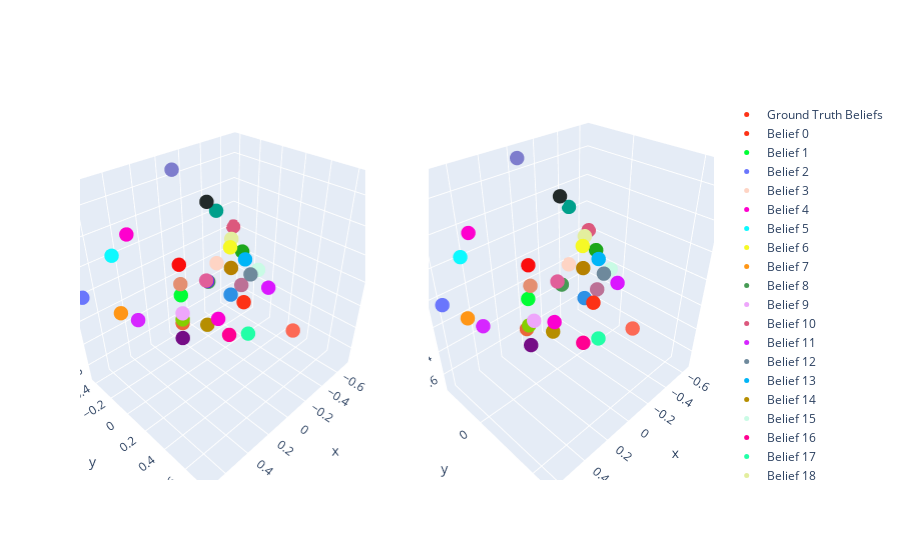

The notebook cell saved with this chart:
### Markdown cell above
## Visualization of regression results
We visualize the belief predictions in 3D, using the same PCA as before, and also do a 2D plot of the belief predictions.

### Code cell
belief_predictions_pca = vis_pca.transform(belief_predictions.reshape(-1, 5))

# now visualize in 3d
transformer_input_belief_indices_flattened = transformer_input_belief_indices.view(-1).cpu().numpy()
from plotly.subplots import make_subplots
from plotly import graph_objects as go

colors = px.colors.qualitative.Light24 + px.colors.qualitative.Dark24 + px.colors.qualitative.Plotly

fig = make_subplots(rows=1, cols=2, specs=[[{'type': 'scatter3d'}, {'type': 'scatter3d'}]])

# put the groundtruth simplex on the left
ground_truth_beliefs = list(msp_belief_index.keys())
ground_truth_belief_labels = list(msp_belief_index.values())
ground_truth_beliefs_pca = vis_pca.transform(ground_truth_beliefs)

fig.add_trace(go.Scatter3d(x=ground_truth_beliefs_pca[:, 0],
                           y=ground_truth_beliefs_pca[:, 1],
                           z=ground_truth_beliefs_pca[:, 2],
                           mode='markers',
                           marker=dict(size=5, color=[colors[i] for i in ground_truth_belief_labels], opacity=1),
                           name='Ground Truth Beliefs'),
              row=1, col=1)

# put the belief predictions on the right
for belief in msp_belief_index.keys():
    b = msp_belief_index[belief]
    relevant_indices = np.where(transformer_input_belief_indices_flattened == b)[0]
    relevant_data = belief_predictions_pca[relevant_indices]
    if len(relevant_data) > 0:
        centers_of_mass = np.mean(relevant_data, axis=0)
    
        fig.add_trace(go.Scatter3d(x=[centers_of_mass[0]],
                                y=[centers_of_mass[1]],
                                z=[centers_of_mass[2]],
                                mode='markers',
                                name=f'Belief {b}',
                                marker=dict(size=5, color=colors[b], opacity=1)),
                    row=1, col=2)
        
fig.show()

### Figure 1 — Plotly figure (JSON) as saved in the notebook; plotly's stock layout.template omitted (floating-point values rounded to 4 significant figures)
{"data": [{"marker": {"color": ["#FD3216", "#00FE35", "#6A76FC", "#FED4C4", "#FE00CE", "#0DF9FF", "#F6F926", "#FF9616", "#479B55", "#EEA6FB", "#DC587D", "#D626FF", "#6E899C", "#00B5F7", "#B68E00", "#C9FBE5", "#FF0092", "#22FFA7", "#E3EE9E", "#86CE00", "#BC7196", "#7E7DCD", "#FC6955", "#E48F72", "#2E91E5", "#E15F99", "#1CA71C", "#FB0D0D", "#DA16FF", "#222A2A", "#B68100", "#750D86", "#EB663B", "#511CFB", "#00A08B", "#FB00D1"], "opacity": 1, "size": 5}, "mode": "markers", "name": "Ground Truth Beliefs", "scene": "scene", "type": "scatter3d", "x": [-0.1768, 0.2357, 0.7071, -0.4714, 0.3536, 0.4714, -2.519e-16, 0.4714, -0.3536, 0.3536, -0.7071, 0.3536, -1.577e-16, -0.1768, 0.1768, -0.3536, -4.086e-16, -2.622e-16, -0.2357, 0.2828, -0.2828, -5.343e-16, 3.053e-17, 0.2828, -0.2357, 0.1768, -0.2828, 0.2357, -0.2357, -0.3536, -0.2357, -8.478e-16, 0.2357, -5.278e-17, -0.4714, 0.2357], "y": [0.2009, 0.01605, -0.4166, -0.3746, -0.3537, -0.3746, 0.2324, -0.3746, -0.3537, 0.1694, -0.4166, -0.3537, 0.4068, 0.2009, 0.2009, 0.1694, 0.2324, 0.4068, 0.01605, 0.0774, 0.0774, -0.2907, 0.7555, 0.0774, 0.01605, 0.2009, 0.0774, 0.01605, 0.3648, -0.3537, 0.01605, -0.2907, 0.01605, 0.01605, -0.3746, 0.3648], "z": [-0.1768, -2.134e-17, -3.313e-16, -0.2357, 0.3536, 0.2357, 0.3536, -0.2357, -0.3536, -1.509e-16, -1.232e-16, -0.3536, 0.2357, 0.1768, -0.1768, -5.379e-17, -0.3536, -0.2357, 0.2357, -0.1414, -0.1414, 0.7071, 2.948e-17, 0.1414, -0.2357, 0.1768, 0.1414, 0.2357, -2.603e-17, 0.3536, 4.978e-17, -0.7071, -0.2357, 1.335e-17, 0.2357, -9.542e-17]}, {"marker": {"color": "#FD3216", "opacity": 1, "size": 5}, "mode": "markers", "name": "Belief 0", "scene": "scene2", "type": "scatter3d", "x": [-0.1865], "y": [0.1533], "z": [-0.1793]}, {"marker": {"color": "#00FE35", "opacity": 1, "size": 5}, "mode": "markers", "name": "Belief 1", "scene": "scene2", "type": "scatter3d", "x": [0.236], "y": [0.01848], "z": [0.0004193]}, {"marker": {"color": "#6A76FC", "opacity": 1, "size": 5}, "mode": "markers", "name": "Belief 2", "scene": "scene2", "type": "scatter3d", "x": [0.6243], "y": [-0.2846], "z": [0.0004208]}, {"marker": {"color": "#FED4C4", "opacity": 1, "size": 5}, "mode": "markers", "name": "Belief 3", "scene": "scene2", "type": "scatter3d", "x": [-0.4546], "y": [-0.3428], "z": [-0.2261]}, {"marker": {"color": "#FE00CE", "opacity": 1, "size": 5}, "mode": "markers", "name": "Belief 4", "scene": "scene2", "type": "scatter3d", "x": [0.3505], "y": [-0.346], "z": [0.3409]}, {"marker": {"color": "#0DF9FF", "opacity": 1, "size": 5}, "mode": "markers", "name": "Belief 5", "scene": "scene2", "type": "scatter3d", "x": [0.4418], "y": [-0.3189], "z": [0.2296]}, {"marker": {"color": "#F6F926", "opacity": 1, "size": 5}, "mode": "markers", "name": "Belief 6", "scene": "scene2", "type": "scatter3d", "x": [-0.0007309], "y": [0.2267], "z": [0.3445]}, {"marker": {"color": "#FF9616", "opacity": 1, "size": 5}, "mode": "markers", "name": "Belief 7", "scene": "scene2", "type": "scatter3d", "x": [0.4478], "y": [-0.3397], "z": [-0.2282]}, {"marker": {"color": "#479B55", "opacity": 1, "size": 5}, "mode": "markers", "name": "Belief 8", "scene": "scene2", "type": "scatter3d", "x": [-0.3522], "y": [-0.314], "z": [-0.3458]}, {"marker": {"color": "#EEA6FB", "opacity": 1, "size": 5}, "mode": "markers", "name": "Belief 9", "scene": "scene2", "type": "scatter3d", "x": [0.3452], "y": [0.1955], "z": [0.0002204]}, {"marker": {"color": "#DC587D", "opacity": 1, "size": 5}, "mode": "markers", "name": "Belief 10", "scene": "scene2", "type": "scatter3d", "x": [-0.6403], "y": [-0.3201], "z": [-0.001058]}, {"marker": {"color": "#D626FF", "opacity": 1, "size": 5}, "mode": "markers", "name": "Belief 11", "scene": "scene2", "type": "scatter3d", "x": [0.3494], "y": [-0.333], "z": [-0.3469]}, {"marker": {"color": "#6E899C", "opacity": 1, "size": 5}, "mode": "markers", "name": "Belief 12", "scene": "scene2", "type": "scatter3d", "x": [-0.00917], "y": [0.3797], "z": [0.2312]}, {"marker": {"color": "#00B5F7", "opacity": 1, "size": 5}, "mode": "markers", "name": "Belief 13", "scene": "scene2", "type": "scatter3d", "x": [-0.1698], "y": [0.1977], "z": [0.1764]}, {"marker": {"color": "#B68E00", "opacity": 1, "size": 5}, "mode": "markers", "name": "Belief 14", "scene": "scene2", "type": "scatter3d", "x": [0.1918], "y": [0.1781], "z": [-0.1802]}, {"marker": {"color": "#C9FBE5", "opacity": 1, "size": 5}, "mode": "markers", "name": "Belief 15", "scene": "scene2", "type": "scatter3d", "x": [-0.3464], "y": [0.1492], "z": [0.001947]}, {"marker": {"color": "#FF0092", "opacity": 1, "size": 5}, "mode": "markers", "name": "Belief 16", "scene": "scene2", "type": "scatter3d", "x": [0.005076], "y": [0.2503], "z": [-0.3415]}, {"marker": {"color": "#22FFA7", "opacity": 1, "size": 5}, "mode": "markers", "name": "Belief 17", "scene": "scene2", "type": "scatter3d", "x": [0.004577], "y": [0.373], "z": [-0.2294]}, {"marker": {"color": "#E3EE9E", "opacity": 1, "size": 5}, "mode": "markers", "name": "Belief 18", "scene": "scene2", "type": "scatter3d", "x": [-0.235], "y": [0.02092], "z": [0.236]}, {"marker": {"color": "#86CE00", "opacity": 1, "size": 5}, "mode": "markers", "name": "Belief 19", "scene": "scene2", "type": "scatter3d", "x": [0.2781], "y": [0.06313], "z": [-0.1496]}, {"marker": {"color": "#BC7196", "opacity": 1, "size": 5}, "mode": "markers", "name": "Belief 20", "scene": "scene2", "type": "scatter3d", "x": [-0.2716], "y": [0.1066], "z": [-0.14]}, {"marker": {"color": "#7E7DCD", "opacity": 1, "size": 5}, "mode": "markers", "name": "Belief 21", "scene": "scene2", "type": "scatter3d", "x": [0.002799], "y": [-0.2911], "z": [0.7067]}, {"marker": {"color": "#FC6955", "opacity": 1, "size": 5}, "mode": "markers", "name": "Belief 22", "scene": "scene2", "type": "scatter3d", "x": [0.01173], "y": [0.618], "z": [-0.001883]}, {"marker": {"color": "#E48F72", "opacity": 1, "size": 5}, "mode": "markers", "name": "Belief 23", "scene": "scene2", "type": "scatter3d", "x": [0.2648], "y": [0.08195], "z": [0.1394]}, {"marker": {"color": "#2E91E5", "opacity": 1, "size": 5}, "mode": "markers", "name": "Belief 24", "scene": "scene2", "type": "scatter3d", "x": [-0.2383], "y": [0.02656], "z": [-0.235]}, {"marker": {"color": "#E15F99", "opacity": 1, "size": 5}, "mode": "markers", "name": "Belief 25", "scene": "scene2", "type": "scatter3d", "x": [0.1695], "y": [0.2012], "z": [0.1795]}, {"marker": {"color": "#1CA71C", "opacity": 1, "size": 5}, "mode": "markers", "name": "Belief 26", "scene": "scene2", "type": "scatter3d", "x": [-0.2784], "y": [0.07946], "z": [0.1433]}, {"marker": {"color": "#FB0D0D", "opacity": 1, "size": 5}, "mode": "markers", "name": "Belief 27", "scene": "scene2", "type": "scatter3d", "x": [0.2322], "y": [0.0342], "z": [0.2383]}, {"marker": {"color": "#DA16FF", "opacity": 1, "size": 5}, "mode": "markers", "name": "Belief 28", "scene": "scene2", "type": "scatter3d", "x": [-0.2566], "y": [0.2835], "z": [0.004043]}, {"marker": {"color": "#222A2A", "opacity": 1, "size": 5}, "mode": "markers", "name": "Belief 29", "scene": "scene2", "type": "scatter3d", "x": [-0.3587], "y": [-0.326], "z": [0.3524]}, {"marker": {"color": "#B68100", "opacity": 1, "size": 5}, "mode": "markers", "name": "Belief 30", "scene": "scene2", "type": "scatter3d", "x": [-0.235], "y": [0.01246], "z": [-0.0003713]}, {"marker": {"color": "#750D86", "opacity": 1, "size": 5}, "mode": "markers", "name": "Belief 31", "scene": "scene2", "type": "scatter3d", "x": [-0.002053], "y": [-0.286], "z": [-0.708]}, {"marker": {"color": "#EB663B", "opacity": 1, "size": 5}, "mode": "markers", "name": "Belief 32", "scene": "scene2", "type": "scatter3d", "x": [0.2467], "y": [-0.00142], "z": [-0.2352]}, {"marker": {"color": "#00A08B", "opacity": 1, "size": 5}, "mode": "markers", "name": "Belief 34", "scene": "scene2", "type": "scatter3d", "x": [-0.4646], "y": [-0.3498], "z": [0.2337]}, {"marker": {"color": "#FB00D1", "opacity": 1, "size": 5}, "mode": "markers", "name": "Belief 35", "scene": "scene2", "type": "scatter3d", "x": [0.277], "y": [0.2863], "z": [0.004298]}], "layout": {"scene": {"domain": {"x": [0, 0.45], "y": [0, 1]}}, "scene2": {"domain": {"x": [0.55, 1], "y": [0, 1]}}}}
